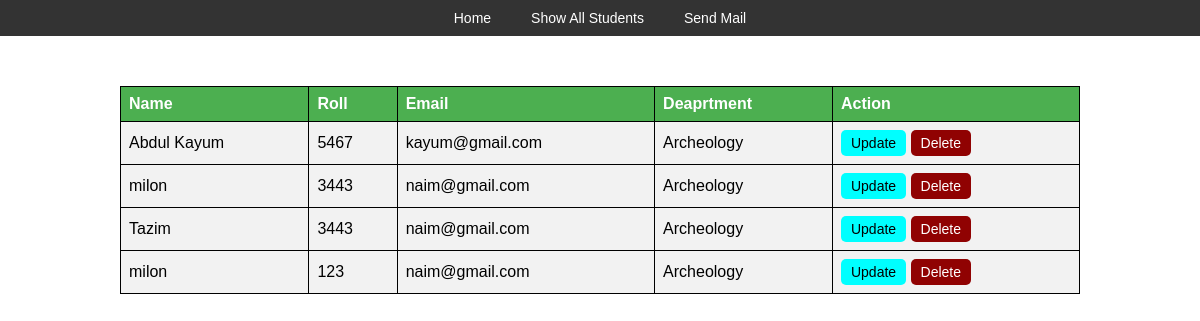
The app's page /showAllStudents, older data.
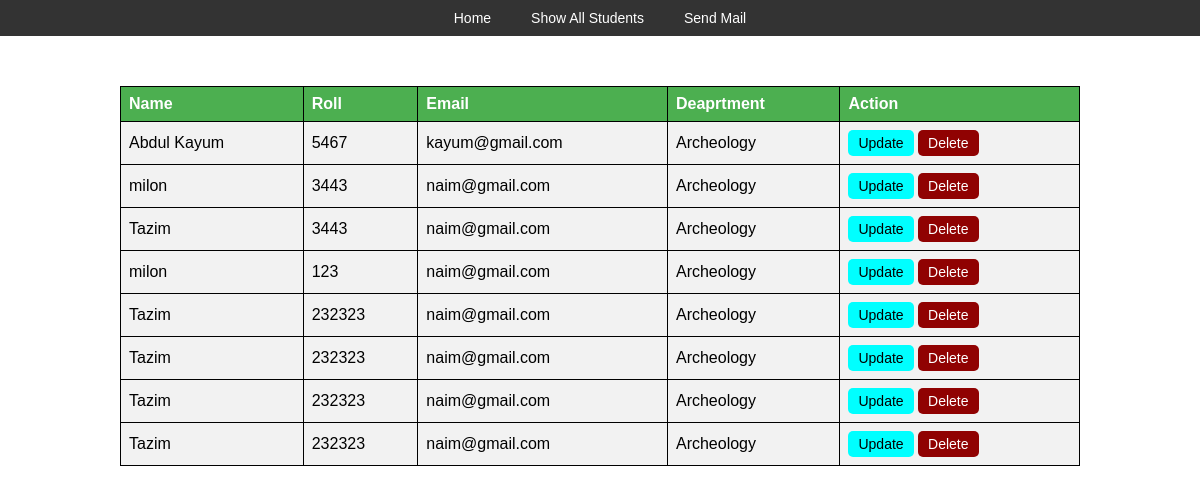
The same page, newer data.
### FormApp/models.py (models this page shows, shortened)
class Student(models.Model):
    name = models.CharField(max_length=100)
    roll = models.CharField(max_length=20, null=True, validators=[validate_roll])
    email = models.EmailField(max_length=100, null=True)
    department = models.CharField(max_length=20, null=True)

### FormApp/views.py (the view)
# urls.py: path('showAllStudents',views.showAllStudents, name='showAllStudents'),
def showAllStudents(request):
    students = Student.objects.all()
    return render(request, 'FormApp/showAllStudents.html', {'students': students})

### FormApp/templates/FormApp/showAllStudents.html (shortened to what this page needs)
{% extends 'FormApp/navigationBar.html' %}
{% block content %}
<html lang="en">
<head>
      {% load static %}
     <link rel="stylesheet" href="{% static 'FormApp/css/allStudentPage.css' %}">
</head>
<body>
  <table>
     <thead>
          <td><b>Name</b></td>
          <td><b>Roll</b></td>
          <td><b>Email</b></td>
          <td><b>Deaprtment</b></td>
          <td><b>Action</b></td>
     </thead>
 {% for student in students %}
<tbody>
<td> {{student.name}}</td>
<td> {{student.roll}}</td>
<td> {{student.email}}</td>
<td>{{student.department}}</td>
<td>
    <a href="{% url 'updateStudent' student.id %}">
    <button style="background: aqua ; border: none" type="button">Update</button>
    </a>
    <a href="{% url 'deleteStudent' student.id %}" onclick="return confirm('Are you sure you want to delete this student?');">
    <button style="background: #900202; border: none; color: white">Delete</button>
</a>
</td>
</tbody>
{% endfor %}
  </table>
</body>
</html>
{% endblock %}

### FormApp/templates/FormApp/navigationBar.html (shortened to what this page needs)
<!DOCTYPE html>
<html lang="en">
<head>
    {% load static %}
  <link rel="stylesheet" href="{% static 'FormApp/css/navigation.css' %}">
</head>
<body>
    <nav class="navbar">
        <ul class="nav-links">
            <li><a href="{% url 'create_student' %}">Home</a></li>
            <li><a href="{% url 'showAllStudents' %}">Show All Students</a></li>
            <li><a href="{% url 'send_email' %}">Send Mail </a></li>
        </ul>
    </nav>
    {% block content %}
    {% endblock %}
</body>
</html>

### FormApp/static/FormApp/css/navigation.css (style rules this page uses)
body { font-family: Arial, sans-serif; margin: 0; padding: 0; }
.navbar { background-color: #333; padding: 5px 20px; margin-bottom: 50px; }
.nav-links { list-style: none; margin: 0; padding: 0; display: flex; justify-content: center; align-items: center; }
.nav-links li { margin: 0 10px; }
.nav-links a { color: #fff; text-decoration: none; font-size: 14px; padding: 5px 10px; display: block; transition: background-color 0.3s ease; }

### FormApp/static/FormApp/css/allStudentPage.css (style rules this page uses)
table { width: 80%; border-collapse: collapse; margin: 10px auto; }
th, td { border: 1px solid black; padding: 8px; text-align: left; }
thead { background-color: #4CAF50; color: white; }
button { padding: 5px 10px; font-size: 14px; cursor: pointer; border-radius: 5px; }
a { text-decoration: none; }

Row changes from the older to the newer data that the page shows:
added Student: name "Tazim", roll "232323", email "naim@gmail.com", department "Archeology"
added Student: name "Tazim", roll "232323", email "naim@gmail.com", department "Archeology"
added Student: name "Tazim", roll "232323", email "naim@gmail.com", department "Archeology"
added Student: name "Tazim", roll "232323", email "naim@gmail.com", department "Archeology"
